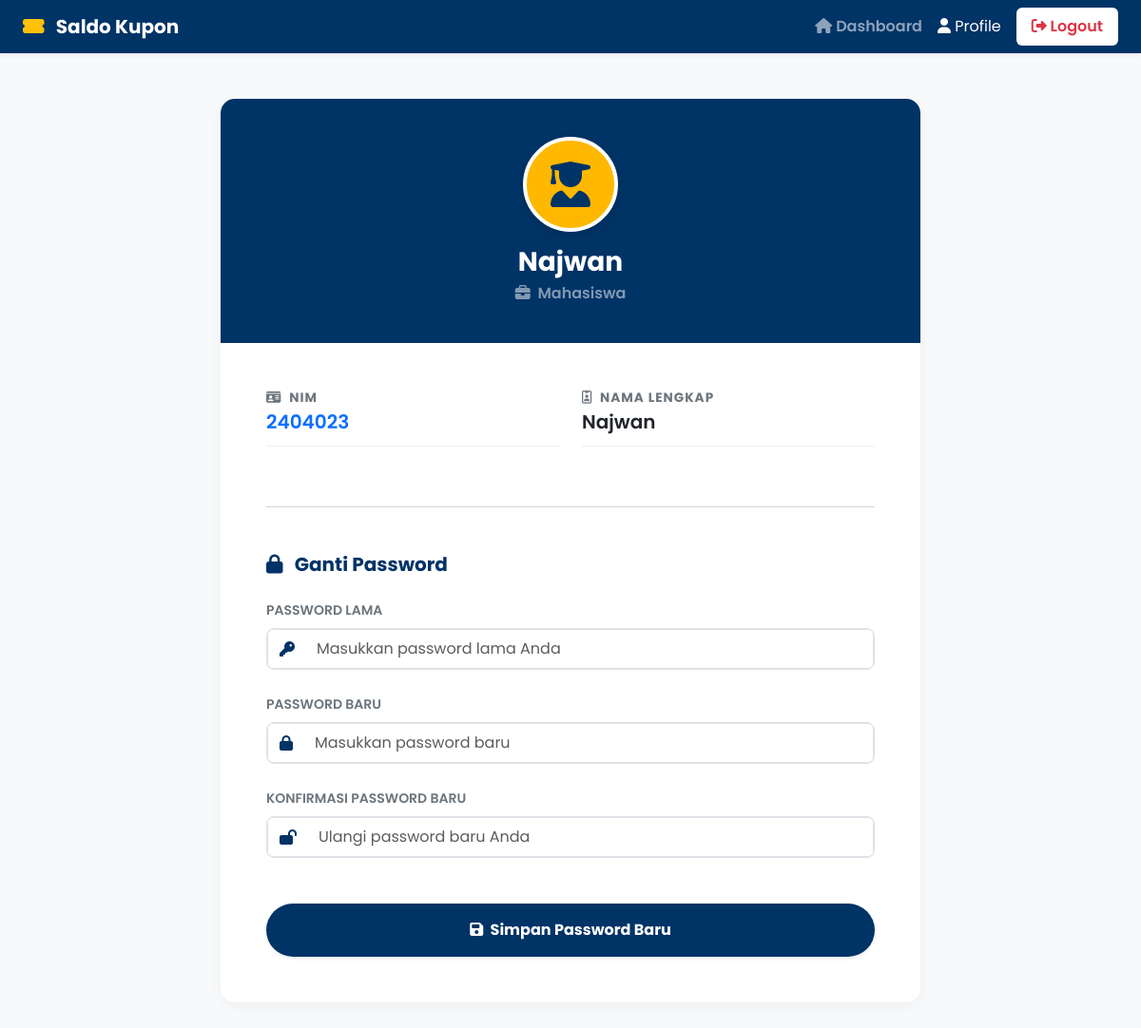
The app's page /profile.php (signed in) with its own data.
### tables this page shows
CREATE TABLE IF NOT EXISTS `users` (
  `id` int NOT NULL AUTO_INCREMENT,
  `nim` varchar(20) NOT NULL,
  `username` varchar(50) NOT NULL,
  `password` varchar(255) NOT NULL,
  `nama_lengkap` varchar(100) NOT NULL,
  `status_pekerjaan` enum('Mahasiswa','Karyawan') DEFAULT 'Mahasiswa',
  PRIMARY KEY (`id`)
);

### profile.php (the view, shortened to what this page needs)
<?php
require 'koneksi.php';
$user_id = isset($_SESSION['user_id']) ? $_SESSION['user_id'] : $_SESSION['id'];
$nama_lengkap = "User";
$nim = "";
$status_pekerjaan = "";
$query = "SELECT nama_lengkap, nim, status_pekerjaan FROM users WHERE id = ?";
$stmt = $mysqli->prepare($query);
if ($stmt) {
    $stmt->bind_param("i", $user_id);
    $stmt->execute();
    $result = $stmt->get_result();
    if ($user = $result->fetch_assoc()) {
        $nama_lengkap = $user['nama_lengkap'];
        $nim = $user['nim'];
        $status_pekerjaan = $user['status_pekerjaan'];
    }
} else {
    $nama_lengkap = $_SESSION['nama_lengkap'] ?? 'User';
    $nim = $_SESSION['nim'] ?? '';
    $status_pekerjaan = $_SESSION['status_pekerjaan'] ?? '';
}
?>
<!DOCTYPE html>
<html lang="id">
<head>
    <link href="https://cdn.jsdelivr.net/npm/bootstrap@5.3.0/dist/css/bootstrap.min.css" rel="stylesheet">
    <link rel="stylesheet" href="style.css">
    <link rel="stylesheet" href="https://cdnjs.cloudflare.com/ajax/libs/font-awesome/6.4.0/css/all.min.css">
    <link rel="stylesheet" href="https://cdn.jsdelivr.net/npm/sweetalert2@11.7.3/dist/sweetalert2.min.css">
</head>
<body class="bg-light">
    <nav class="navbar navbar-expand-lg navbar-dark shadow-sm mb-5" style="background-color: var(--primary-blue) !important;">
        <div class="container-fluid px-4">
            <a class="navbar-brand fw-bold" href="dashboard.php">
                <i class="fa-solid fa-ticket-alt me-2 text-warning"></i> Saldo Kupon
            </a>
            <div class="collapse navbar-collapse" id="navbarNav">
                <ul class="navbar-nav ms-auto">
                    <li class="nav-item"><a class="nav-link fw-semibold" href="dashboard.php"><i class="fa-solid fa-house"></i> Dashboard</a></li>
                    <li class="nav-item"><a class="nav-link active" href="profile.php"><i class="fa-solid fa-user"></i> Profile</a></li>
                    <li class="nav-item ms-lg-2">
                        <a class="nav-link text-danger bg-white px-3 rounded fw-semibold mt-2 mt-lg-0" href="#" id="btn-logout">
                            <i class="fa-solid fa-right-from-bracket"></i> Logout
                        </a>
                    </li>
                </ul>
            </div>
        </div>
    </nav>
    <div class="container pb-5">
        <div class="row justify-content-center">
            <div class="col-12 col-lg-8">
                <div class="card card-custom p-0 mb-4">
                    <div class="profile-header">
                        <div class="avatar-circle">
                            <i class="fa-solid fa-user-graduate"></i>
                        </div>
                        <h3 class="fw-bold mb-1"><?= htmlspecialchars($nama_lengkap) ?></h3>
                        <p class="mb-0 text-white-50 fw-semibold"><i class="fa-solid fa-briefcase me-1"></i> <?= htmlspecialchars($status_pekerjaan) ?></p>
                    </div>
                    <div class="card-body p-4 p-md-5">
                        <div class="row mb-3">
                            <div class="col-md-6">
                                <div class="info-label"><i class="fa-solid fa-id-card me-1"></i> NIM</div>
                                <div class="info-value text-primary fs-5"><?= htmlspecialchars($nim) ?></div>
                            </div>
                            <div class="col-md-6">
                                <div class="info-label"><i class="fa-regular fa-id-badge me-1"></i> Nama Lengkap</div>
                                <div class="info-value fs-5"><?= htmlspecialchars($nama_lengkap) ?></div>
                            </div>
                        </div>
                        <hr class="my-5 text-muted opacity-25">
                        <h5 class="fw-bold mb-4" style="color: var(--primary-blue);"><i class="fa-solid fa-lock me-2"></i> Ganti Password</h5>
                        <form action="proses_edit_password.php" method="POST">
                            <div class="mb-4">
                                <label class="form-label fw-semibold text-secondary small">PASSWORD LAMA</label>
                                <div class="input-group">
                                    <span class="input-group-text"><i class="fa-solid fa-key"></i></span>
                                    <input type="password" name="password_lama" class="form-control py-2" required placeholder="Masukkan password lama Anda">
                                </div>
                            </div>
                            <div class="mb-4">
                                <label class="form-label fw-semibold text-secondary small">PASSWORD BARU</label>
                                <div class="input-group">
                                    <span class="input-group-text"><i class="fa-solid fa-lock"></i></span>
                                    <input type="password" name="password_baru" class="form-control py-2" required placeholder="Masukkan password baru">
                                </div>
                            </div>
                            <div class="mb-5">
                                <label class="form-label fw-semibold text-secondary small">KONFIRMASI PASSWORD BARU</label>
                                <div class="input-group">
                                    <span class="input-group-text"><i class="fa-solid fa-lock-open"></i></span>
                                    <input type="password" name="konfirmasi_password_baru" class="form-control py-2" required placeholder="Ulangi password baru Anda">
                                </div>
                            </div>
                            <button type="submit" class="btn btn-poltek w-100 py-3 shadow-sm rounded-pill fw-bold">
                                <i class="fa-solid fa-save me-1"></i> Simpan Password Baru
                            </button>
                        </form>
                    </div>
                </div>
            </div>
        </div>
    </div>
</body>
</html>

### style.css (style rules this page uses)
:root { --primary-blue: #003366; --accent-yellow: #FFB800; --bg-light: #F4F7F6; --dark-text: #212529; }
body { font-family: 'Poppins', 'Inter', sans-serif; background-color: var(--bg-light); color: var(--dark-text); -webkit-font-smoothing: antialiased; }
.card-custom { background-color: #ffffff; border-radius: 15px; border: none; box-shadow: 0 4px 15px rgba(0, 0, 0, 0.04); transition: all 0.3s ease; }
.btn-poltek { background-color: var(--primary-blue); color: #ffffff; border: none; font-weight: 600; padding: 0.6rem 1.5rem; border-radius: 8px; transition: all 0.3s ease; }

### profile.php (style rules this page uses)
.profile-header { background: var(--primary-blue); color: white; text-align: center; padding: 40px 20px; border-radius: 15px 15px 0 0; position: relative; }
.avatar-circle { width: 100px; height: 100px; background-color: var(--accent-yellow); color: var(--primary-blue); border-radius: 50%; display: inline-flex; align-items: center; justify-content: center; font-size: 3rem; margin-bottom: 15px; border: 4px solid white; box-shadow: 0 4px 10px rgba(0,0,0,0.1); }
.info-label { font-size: 0.85rem; color: #6c757d; text-transform: uppercase; letter-spacing: 1px; font-weight: 700; }
.info-value { font-size: 1.1rem; font-weight: 600; color: #212529; margin-bottom: 15px; padding-bottom: 10px; border-bottom: 1px solid #eee; }
.input-group-text { background-color: transparent; border-right: none; color: var(--primary-blue); }
.form-control { border-left: none; }
.input-group { border: 1px solid #dee2e6; border-radius: 8px; overflow: hidden; transition: all 0.3s ease; }

### records on screen
users: nama_lengkap "Najwan", status_pekerjaan "Mahasiswa", nim "2404023"
